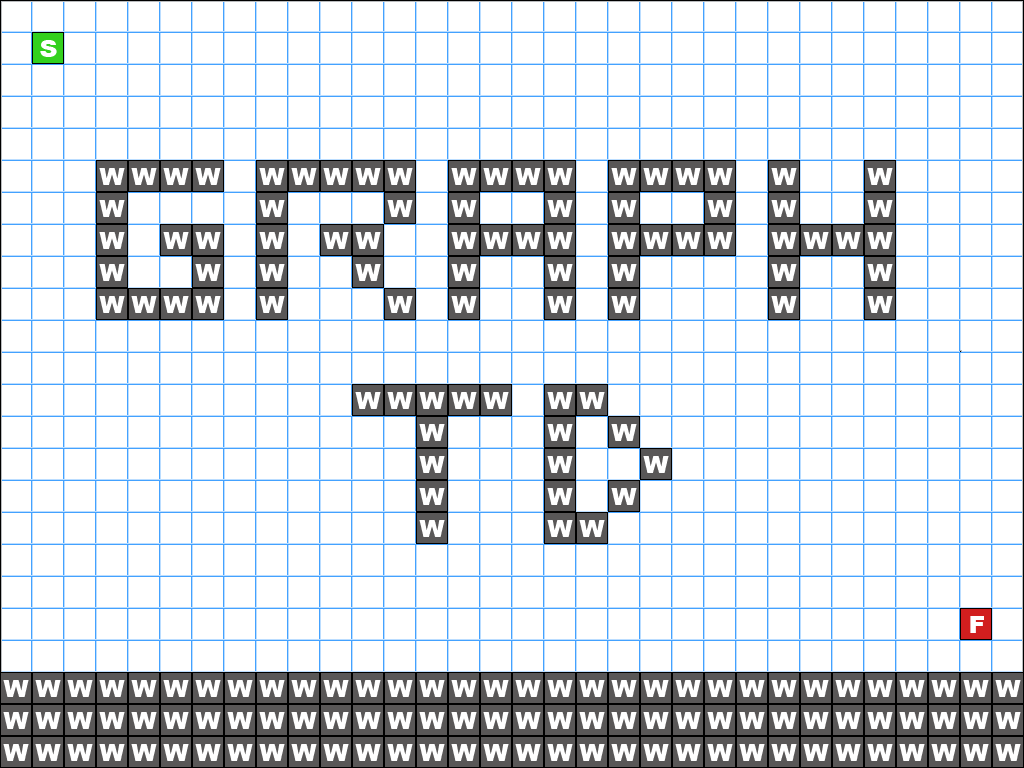

The image is a tile-based game level rendered from a .tmx file. Its description and source (layers, tilesets, objects; grid data summarised) follow:
An orthogonal 32x24 tile map with 32x32 px tiles, 2 tile layers (Background, Pathing).

<map version="1.0" orientation="orthogonal" width="32" height="24" tilewidth="32" tileheight="32">
 <tileset firstgid="1" name="Poly" tilewidth="32" tileheight="32">
  <image source="Tiles/polygrid.png" width="192" height="288" />
  <tile id="0">
   <properties>
    <property name="buildable" value="1" />
   </properties>
  </tile>
  <tile id="1">
   <properties>
    <property name="buildable" value="1" />
   </properties>
  </tile>
  <tile id="2">
   <properties>
    <property name="buildable" value="1" />
   </properties>
  </tile>
  <tile id="6">
   <properties>
    <property name="buildable" value="1" />
   </properties>
  </tile>
  <tile id="7">
   <properties>
    <property name="buildable" value="1" />
   </properties>
  </tile>
  <tile id="8">
   <properties>
    <property name="buildable" value="1" />
   </properties>
  </tile>
  <tile id="12">
   <properties>
    <property name="buildable" value="1" />
   </properties>
  </tile>
  <tile id="13">
   <properties>
    <property name="buildable" value="1" />
   </properties>
  </tile>
  <tile id="14">
   <properties>
    <property name="buildable" value="1" />
   </properties>
  </tile>
  <tile id="20">
   <properties>
    <property name="Wall" value="1" />
   </properties>
  </tile>
  <tile id="23">
   <properties>
    <property name="Finish" value="1" />
   </properties>
  </tile>
  <tile id="26">
   <properties>
    <property name="Start" value="1" />
   </properties>
  </tile>
 </tileset>
 <layer name="Background" width="32" height="24">
  <data>[768 cells, 768 non-empty, 21 distinct tile ids]</data>
 </layer>
 <layer name="Pathing" width="32" height="24">
  <data>[768 cells, 183 non-empty, 3 distinct tile ids]</data>
 </layer>
</map>